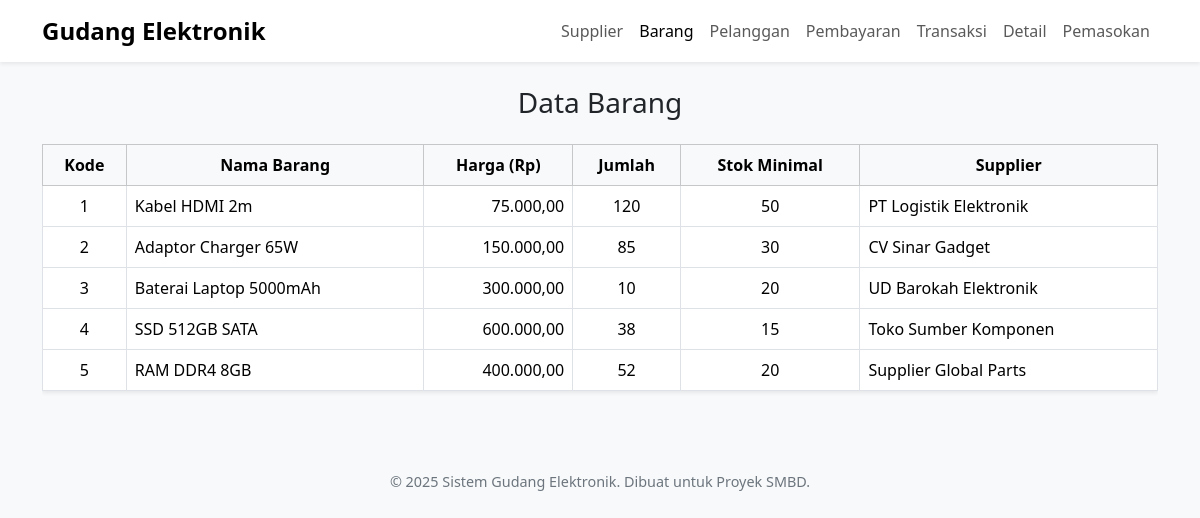
Screenshot of /Projek_Akhir_SMBD/barang.php with the database file from the repository.
### tables this page shows
CREATE TABLE barang (
    kode_brg INT PRIMARY KEY AUTO_INCREMENT,
    nama_brg VARCHAR(50) NOT NULL,
    harga_brg DECIMAL(12,2) NOT NULL,  
    jumlah_brg INT NOT NULL,
    id_sup INT,
    stok_minimal INT DEFAULT 5,
    FOREIGN KEY (id_sup) REFERENCES supplier(id_sup) ON DELETE SET NULL
);

CREATE TABLE supplier (
    id_sup INT PRIMARY KEY AUTO_INCREMENT,
    nama_sup VARCHAR(50) NOT NULL,
    telp_sup VARCHAR(20) NOT NULL,
    alamat_sup VARCHAR(100) NOT NULL
);

### Projek_Akhir_SMBD/barang.php (the view, shortened to what this page needs)
<?php include 'koneksi.php'; ?>
<!DOCTYPE html>
<html lang="en">
<head>
  <link href="https://cdn.jsdelivr.net/npm/bootstrap@5.3.3/dist/css/bootstrap.min.css" rel="stylesheet" />
  <link href="https://cdnjs.cloudflare.com/ajax/libs/font-awesome/6.5.0/css/all.min.css" rel="stylesheet" />
</head>
<body>
  <nav class="navbar navbar-expand-lg navbar-light bg-white shadow-sm mb-4">
    <div class="container">
      <a class="navbar-brand" href="index.php">Gudang Elektronik</a>
      <div class="collapse navbar-collapse" id="navbarNav">
        <ul class="navbar-nav ms-auto">
          <li class="nav-item"><a class="nav-link" href="supplier.php">Supplier</a></li>
          <li class="nav-item"><a class="nav-link active" href="#">Barang</a></li>
          <li class="nav-item"><a class="nav-link" href="pelanggan.php">Pelanggan</a></li>
          <li class="nav-item"><a class="nav-link" href="pembayaran.php">Pembayaran</a></li>
          <li class="nav-item"><a class="nav-link" href="transaksi.php">Transaksi</a></li>
          <li class="nav-item"><a class="nav-link" href="detail.php">Detail</a></li>
          <li class="nav-item"><a class="nav-link" href="pemasokan">Pemasokan</a></li>
        </ul>
      </div>
    </div>
  </nav>
  <div class="container">
    <h3 class="mb-4 text-center">Data Barang</h3>
    <div class="table-responsive">
      <table class="table table-bordered table-hover shadow-sm bg-white">
        <thead class="table-light text-center">
          <tr>
            <th>Kode</th>
            <th>Nama Barang</th>
            <th>Harga (Rp)</th>
            <th>Jumlah</th>
            <th>Stok Minimal</th>
            <th>Supplier</th>
          </tr>
        </thead>
        <tbody>
          <?php
            $query = mysqli_query($conn, "
              SELECT barang.*, supplier.nama_sup
              FROM barang
              LEFT JOIN supplier ON barang.id_sup = supplier.id_sup
            ");
            if (mysqli_num_rows($query) > 0) {
              while ($row = mysqli_fetch_assoc($query)) {
                echo "<tr>";
                echo "<td class='text-center'>" . $row['kode_brg'] . "</td>";
                echo "<td>" . $row['nama_brg'] . "</td>";
                echo "<td class='text-end'>" . number_format($row['harga_brg'], 2, ',', '.') . "</td>";
                echo "<td class='text-center'>" . $row['jumlah_brg'] . "</td>";
                echo "<td class='text-center'>" . $row['stok_minimal'] . "</td>";
                echo "<td>" . ($row['nama_sup'] ?? '-') . "</td>";
                echo "</tr>";
              }
            } else {
              echo "<tr><td colspan='6' class='text-center text-muted'>Tidak ada data barang.</td></tr>";
            }
          ?>
        </tbody>
      </table>
    </div>
  </div>
  <footer class="mt-5">
    &copy; 2025 Sistem Gudang Elektronik. Dibuat untuk Proyek SMBD.
  </footer>
</body>
</html>

### Projek_Akhir_SMBD/barang.php (style rules this page uses)
body { background-color: #f8f9fa; font-family: 'Segoe UI', Tahoma, Geneva, Verdana, sans-serif; }
.navbar-brand { font-weight: 600; font-size: 1.5rem; }
footer { text-align: center; padding: 1rem; margin-top: 2rem; color: #6c757d; font-size: 0.9rem; }

### rows the page displays
barang: kode_brg "1", nama_brg "Kabel HDMI 2m", harga_brg "75.000,00", jumlah_brg "120", stok_minimal "50", id_sup.nama_sup "PT Logistik Elektronik"
barang: kode_brg "2", nama_brg "Adaptor Charger 65W", harga_brg "150.000,00", jumlah_brg "85", stok_minimal "30", id_sup.nama_sup "CV Sinar Gadget"
barang: kode_brg "3", nama_brg "Baterai Laptop 5000mAh", harga_brg "300.000,00", jumlah_brg "10", stok_minimal "20", id_sup.nama_sup "UD Barokah Elektronik"
barang: kode_brg "4", nama_brg "SSD 512GB SATA", harga_brg "600.000,00", jumlah_brg "38", stok_minimal "15", id_sup.nama_sup "Toko Sumber Komponen"
barang: kode_brg "5", nama_brg "RAM DDR4 8GB", harga_brg "400.000,00", jumlah_brg "52", stok_minimal "20", id_sup.nama_sup "Supplier Global Parts"
